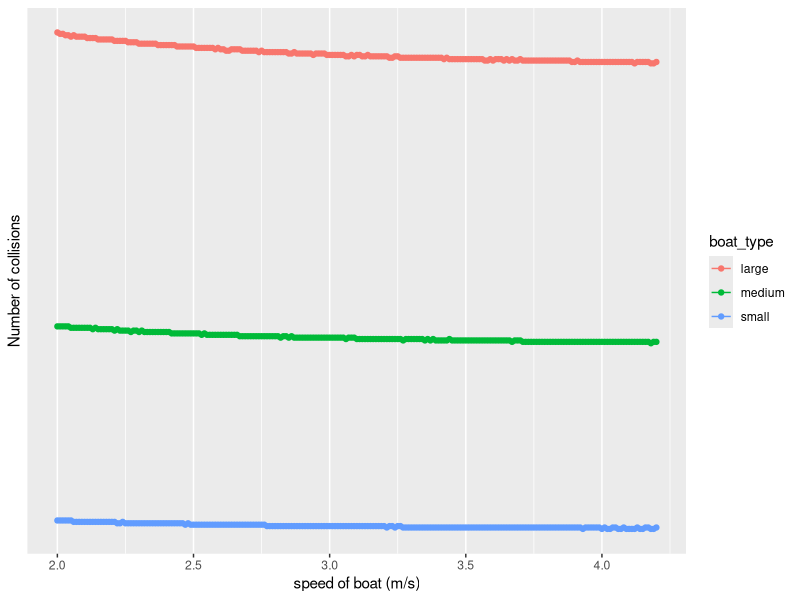

Recreate this plot in R.
library(dplyr)
library(ggplot2)
options(scipen = 999)
# function for mean encounter rate (lambda_e) for 1 animal-1 boat
# when animal speed is assumed to be fixed
getLambda <- function(vb, vm, rc, S)#vb: boat speed; vm: animal speed; rc= critical distance of encounter 
{
  getJ <- Vectorize(function(vb, vm) {
    alpha <- (2*vm*vb)/(vm^2+vb^2) #alpha 
    f.theta <- function(theta, alpha) sqrt(1 - alpha * cos(theta))/(2 * pi)
    integrate(f.theta, lower = 0, upper = 2 * pi, alpha = alpha)$value})
  
  (2*rc/S)*sqrt(vm^2 + vb^2)*getJ(vb, vm)
}

#parameters required for above function
area <- 300000000 # Hooghly study area in m^2 (300 km. sq.)
distance <- 550000 #distance travelled by a boat on the 550 km of Hooghly
n.days <- 30 #number of days
n.boats <- 20 #number of boats
n.dolph <- 250 #number of dolphins
v.dolph <-  0.9722222 #fixed speed (m/s) for ganges river dolphin based on  Sasaki-Yamamoto et al. (2012) - 3.5 km/hr
l_boat <- c(3, 10, 20) #length of boat (m)
w_boat <- c(1.5, 4, 8) #width of boat (m)
l_dolph <- rep(2.25, 3) #length of dolphin (m)
w_dolph <- rep(1.25, 3) #width of dolphin (m)

#three ways of getting critical distance - rc
df <- data.frame(l_boat, w_boat, l_dolph, w_dolph)
df$radius_boat <- sqrt((l_boat * w_boat/pi)) #calculating radius of encounter using areas of boat and animal
df$radius_dolph <- sqrt((l_dolph * w_dolph/pi))
df$rc_radius <- df$radius_boat + df$radius_dolph 
df$rc_width <- df$w_boat + df$w_dolph #when dolph and boat are parallel to each other
df$rc_lw <- df$w_boat + df$l_dolph #when dolph is perpendicular to boat

v.boat <- seq(2, 4.2, 0.01) #in m/s (based on vboat of 8-15 km/hr)

#data frame with all combinations of rc_radius and boat speed
df_rc_radius <- expand.grid(df$rc_radius, v.boat)
colnames(df_rc_radius) <- c("rc_radius", "v.boat")
df_rc_radius <- df_rc_radius %>% mutate(boat_type = case_when(
  rc_radius == rc_radius[1] ~ "small",
  rc_radius == rc_radius[2] ~ "medium",
  rc_radius == rc_radius[3] ~ "large",
))
  
df_rc_radius$area <- rep(area, nrow(df_rc_radius))
df_rc_radius$v.dolph <- rep(v.dolph, nrow(df_rc_radius))

#encounter rate
df_rc_radius$lambda_e <- getLambda(vb = df_rc_radius$v.boat, vm = df_rc_radius$v.dolph, S = df_rc_radius$area, rc = df_rc_radius$rc_radius)  #encounter rate (assumes a fixed animal speed)

#encounter rate when a boat is travelling a fixed distance
df_rc_radius$lambda_FD <- (df_rc_radius$lambda_e) * (distance/df_rc_radius$v.boat) 
df_rc_radius$lam_e_final <-  df_rc_radius$lambda_FD * n.boats * n.days * n.dolph #lambda re-scaled to account for number of days, number of boats and number of animals

#number of encounters follows a poisson distribution of final encounter rate
n_sim <- 10000
n_encounters <- c()
for(i in 1:nrow(df_rc_radius)){
  n_encounters[i] <- mean(rpois(n_sim, df_rc_radius$lam_e_final[i]))
}
df_rc_radius <- cbind(df_rc_radius, n_encounters)

#keeping probability of avoidance as 0
p_striking_depth <- 0.1
n_collisions <- c()
for(i in 1:nrow(df_rc_radius)){
 n_collisions[i] <- mean(rbinom(n_sim, size = as.integer(df_rc_radius$n_encounters[i]), p = p_striking_depth))
}
df_rc_radius <- cbind(df_rc_radius, n_collisions)
df_rc_radius$n_collisions <- round(df_rc_radius$n_collisions, 0)

##graph
ggplot(df_rc_radius, aes(x = v.boat, y = n_collisions, color = boat_type)) +
  geom_line() +
  geom_point() +
  scale_y_continuous(breaks = seq(from = 100000, to = 600000, by = 50000)) +
  ylab("Number of collisions") +
  xlab("speed of boat (m/s)")
  
